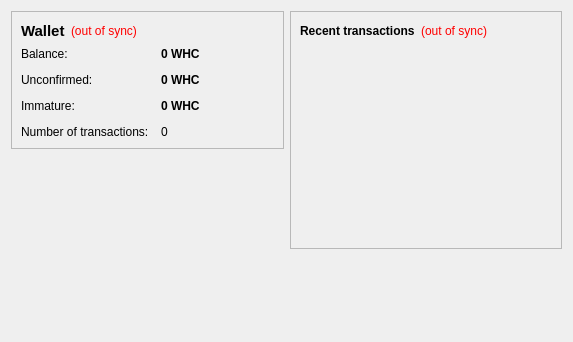
<?xml version="1.0" encoding="UTF-8"?>
<ui version="4.0">
  <class>OverviewPage</class>
  <widget class="QWidget" name="OverviewPage">
    <property name="geometry">
      <rect>
	<x>0</x>
	<y>0</y>
	<width>573</width>
	<height>342</height>
      </rect>
    </property>
    <property name="windowTitle">
      <string>Form</string>
    </property>
    <layout class="QHBoxLayout" name="horizontalLayout" stretch="1,1">
      <item>
	<layout class="QVBoxLayout" name="verticalLayout_2">
	  <item>
	    <widget class="QFrame" name="frame">
	      <property name="frameShape">
		<enum>QFrame::StyledPanel</enum>
	      </property>
	      <property name="frameShadow">
		<enum>QFrame::Raised</enum>
	      </property>
	      <layout class="QVBoxLayout" name="verticalLayout_4">
		<item>
		  <layout class="QHBoxLayout" name="horizontalLayout_4">
		    <item>
		      <widget class="QLabel" name="label_5">
			<property name="font">
			  <font>
			    <pointsize>11</pointsize>
			    <weight>75</weight>
			    <bold>true</bold>
			  </font>
			</property>
			<property name="text">
			  <string>Wallet</string>
			</property>
		      </widget>
		    </item>
		    <item>
		      <widget class="QLabel" name="labelWalletStatus">
			<property name="toolTip">
			  <string>The displayed information may be out of date. Your wallet automatically synchronizes with the Litecoin network after a connection is established, but this process has not completed yet.</string>
			</property>
			<property name="styleSheet">
			  <string notr="true">QLabel { color: red; }</string>
			</property>
			<property name="text">
			  <string notr="true">(out of sync)</string>
			</property>
			<property name="alignment">
			  <set>Qt::AlignLeading|Qt::AlignLeft|Qt::AlignVCenter</set>
			</property>
		      </widget>
		    </item>
		    <item>
		      <spacer name="horizontalSpacer_2">
			<property name="orientation">
			  <enum>Qt::Horizontal</enum>
			</property>
			<property name="sizeHint" stdset="0">
			  <size>
			    <width>40</width>
			    <height>20</height>
			  </size>
			</property>
		      </spacer>
		    </item>
		  </layout>
		</item>
		<item>
		  <layout class="QFormLayout" name="formLayout_2">
		    <property name="fieldGrowthPolicy">
		      <enum>QFormLayout::AllNonFixedFieldsGrow</enum>
		    </property>
		    <property name="horizontalSpacing">
		      <number>12</number>
		    </property>
		    <property name="verticalSpacing">
		      <number>12</number>
		    </property>
		    <item row="0" column="0">
		      <widget class="QLabel" name="label">
			<property name="text">
			  <string>Balance:</string>
			</property>
		      </widget>
		    </item>
		    <item row="0" column="1">
		      <widget class="QLabel" name="labelBalance">
			<property name="font">
			  <font>
			    <weight>75</weight>
			    <bold>true</bold>
			  </font>
			</property>
			<property name="cursor">
			  <cursorShape>IBeamCursor</cursorShape>
			</property>
			<property name="toolTip">
			  <string>Your current balance</string>
			</property>
			<property name="text">
			  <string notr="true">0 WHC</string>
			</property>
			<property name="textInteractionFlags">
			  <set>Qt::LinksAccessibleByMouse|Qt::TextSelectableByKeyboard|Qt::TextSelectableByMouse</set>
			</property>
		      </widget>
		    </item>
		    <item row="1" column="0">
		      <widget class="QLabel" name="label_3">
			<property name="text">
			  <string>Unconfirmed:</string>
			</property>
		      </widget>
		    </item>
		    <item row="1" column="1">
		      <widget class="QLabel" name="labelUnconfirmed">
			<property name="font">
			  <font>
			    <weight>75</weight>
			    <bold>true</bold>
			  </font>
			</property>
			<property name="cursor">
			  <cursorShape>IBeamCursor</cursorShape>
			</property>
			<property name="toolTip">
			  <string>Total of transactions that have yet to be confirmed, and do not yet count toward the current balance</string>
			</property>
			<property name="text">
			  <string notr="true">0 WHC</string>
			</property>
			<property name="textInteractionFlags">
			  <set>Qt::LinksAccessibleByMouse|Qt::TextSelectableByKeyboard|Qt::TextSelectableByMouse</set>
			</property>
		      </widget>
		    </item>
		    <item row="3" column="0">
		      <widget class="QLabel" name="label_2">
			<property name="text">
			  <string>Number of transactions:</string>
			</property>
		      </widget>
		    </item>
		    <item row="3" column="1">
		      <widget class="QLabel" name="labelNumTransactions">
			<property name="toolTip">
			  <string>Total number of transactions in wallet</string>
			</property>
			<property name="text">
			  <string notr="true">0</string>
			</property>
		      </widget>
		    </item>
		    <item row="2" column="0">
		      <widget class="QLabel" name="labelImmatureText">
			<property name="text">
			  <string>Immature:</string>
			</property>
		      </widget>
		    </item>
		    <item row="2" column="1">
		      <widget class="QLabel" name="labelImmature">
			<property name="font">
			  <font>
			    <weight>75</weight>
			    <bold>true</bold>
			  </font>
			</property>
			<property name="toolTip">
			  <string>Mined balance that has not yet matured</string>
			</property>
			<property name="text">
			  <string notr="true">0 WHC</string>
			</property>
			<property name="textInteractionFlags">
			  <set>Qt::LinksAccessibleByMouse|Qt::TextSelectableByKeyboard|Qt::TextSelectableByMouse</set>
			</property>
		      </widget>
		    </item>
		  </layout>
		</item>
	      </layout>
	    </widget>
	  </item>
	  <item>
	    <spacer name="verticalSpacer">
	      <property name="orientation">
		<enum>Qt::Vertical</enum>
	      </property>
	      <property name="sizeHint" stdset="0">
		<size>
		  <width>20</width>
		  <height>40</height>
		</size>
	      </property>
	    </spacer>
	  </item>
	</layout>
      </item>
      <item>
	<layout class="QVBoxLayout" name="verticalLayout_3">
	  <item>
	    <widget class="QFrame" name="frame_2">
	      <property name="frameShape">
		<enum>QFrame::StyledPanel</enum>
	      </property>
	      <property name="frameShadow">
		<enum>QFrame::Raised</enum>
	      </property>
	      <layout class="QVBoxLayout" name="verticalLayout">
		<item>
		  <layout class="QHBoxLayout" name="horizontalLayout_2">
		    <item>
		      <widget class="QLabel" name="label_4">
			<property name="text">
			  <string>&lt;b&gt;Recent transactions&lt;/b&gt;</string>
			</property>
		      </widget>
		    </item>
		    <item>
		      <widget class="QLabel" name="labelTransactionsStatus">
			<property name="toolTip">
			  <string>The displayed information may be out of date. Your wallet automatically synchronizes with the Litecoin network after a connection is established, but this process has not completed yet.</string>
			</property>
			<property name="styleSheet">
			  <string notr="true">QLabel { color: red; }</string>
			</property>
			<property name="text">
			  <string notr="true">(out of sync)</string>
			</property>
			<property name="alignment">
			  <set>Qt::AlignRight|Qt::AlignTrailing|Qt::AlignVCenter</set>
			</property>
		      </widget>
		    </item>
		    <item>
		      <spacer name="horizontalSpacer">
			<property name="orientation">
			  <enum>Qt::Horizontal</enum>
			</property>
			<property name="sizeHint" stdset="0">
			  <size>
			    <width>40</width>
			    <height>20</height>
			  </size>
			</property>
		      </spacer>
		    </item>
		  </layout>
		</item>
		<item>
		  <widget class="QListView" name="listTransactions">
		    <property name="styleSheet">
		      <string notr="true">QListView { background: transparent; }</string>
		    </property>
		    <property name="frameShape">
		      <enum>QFrame::NoFrame</enum>
		    </property>
		    <property name="verticalScrollBarPolicy">
		      <enum>Qt::ScrollBarAlwaysOff</enum>
		    </property>
		    <property name="horizontalScrollBarPolicy">
		      <enum>Qt::ScrollBarAlwaysOff</enum>
		    </property>
		    <property name="selectionMode">
		      <enum>QAbstractItemView::NoSelection</enum>
		    </property>
		  </widget>
		</item>
	      </layout>
	    </widget>
	  </item>
	  <item>
	    <spacer name="verticalSpacer_2">
	      <property name="orientation">
		<enum>Qt::Vertical</enum>
	      </property>
	      <property name="sizeHint" stdset="0">
		<size>
		  <width>20</width>
		  <height>40</height>
		</size>
	      </property>
	    </spacer>
	  </item>
	</layout>
      </item>
    </layout>
  </widget>
  <resources/>
  <connections/>
</ui>
